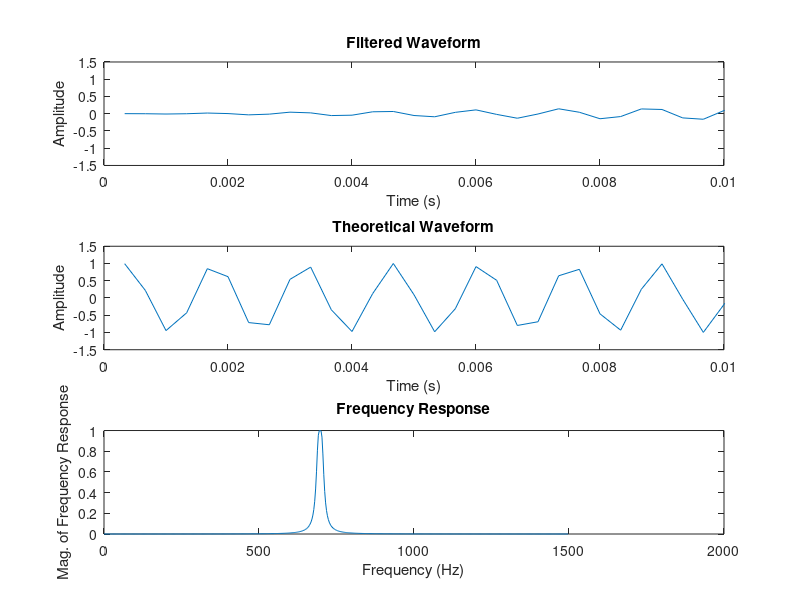

MATLAB code to generate this figure:
% Question 1
% Use marginally stable IIR filter to generate the tones of 3 seconds
% when a key (a number from 0 to 9) is being input.

low_freqs   = [697 770 852 941]; % Low Frequencies (Rows)
high_freqs  = [1209 1336 1477]; % High Frequencies (Columns)

% Marginally stable IIR filter is determined by the zero-pole plot of 
% filter transfer function

% Stable: If and only if all the poles of the filter transfer 
% function lie inside the unit circle.

Fs  = 3000; % Sampling Frequency of 3kHz
t   = (1:9000)/Fs; % Sampled Waveform from t=0 to t=3 seconds

full_waveform = 0; % Establish a waveform of all frequencies

% Adding low_frequencies
for r=1:4
    full_waveform = full_waveform + sin(2*pi*t*low_freqs(r));
end

% Adding high_frequencies
for c=1:3
    full_waveform = full_waveform + sin(2*pi*t*high_freqs(c));
end

% IIR Bandpass Butterworth Filter to filter out the desired frequency

F = 697
Wp = [F-10 F+10]*2/Fs;            % Passband Frequencies
Ws = [F-500 F+500]*2/Fs;           % Stopband Frequencies 
Rp = 3;                         % Passband Ripple 
Rs = 40;                        % Min. stopband attenuation 
[n,Wn] = buttord(Wp,Ws,Rp,Rs);  % Filter order estimation 
[b,a] = butter(n,Wn);           % Designing filter

% Output the filter stablity (1 = STABLE)
fprintf("\nFilter stablity: %d\n", isstable(b,a))

% Here we will plot 3 graphs
% First graph is our filtered waveform
% Second graph is the actual waveform we should see
% Third graph is the frequency/magnitude response for our confirmation

sf = filter(b,a,full_waveform); % Filter the waveform
subplot(3,1,1);
plot(t,sf);
xlabel('Time (s)');
ylabel('Amplitude');
title('Filtered Waveform');
axis([0 0.01 -1.5 1.5]);

subplot(3,1,2);
plot(t,sin(2*pi*t*F)); % Plot the actual, theoretical waveform
xlabel('Time (s)');
ylabel('Amplitude');
title('Theoretical Waveform');
axis([0 0.01 -1.5 1.5]);

subplot(3,1,3);
% Plot the Frequency Response for our analysis
[H,w] = freqz(b,a,512);
plot(w*Fs/(2*pi),abs(H));
title('Frequency Response');
xlabel('Frequency (Hz)');
ylabel('Mag. of Frequency Response');


